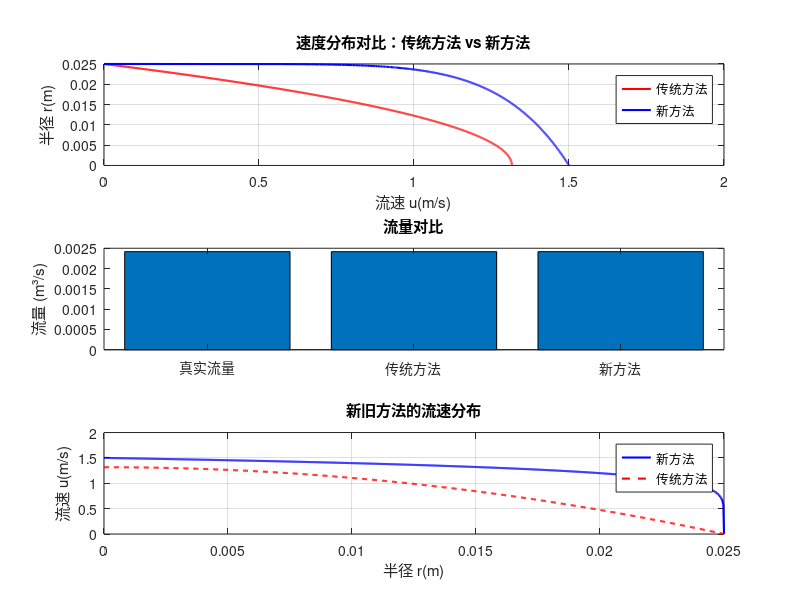

Here is the MATLAB script that generated this plot:
clc;
clear;
close all;

%% 参数设置
D = 0.05;            % 管道内径 (m)
R = D/2;             % 管道半径 (m)
c = 1482;            % 声速 (m/s)
theta = 45;          % 超声波传播角度 (度)
theta_rad = deg2rad(theta);
nu = 1.007e-6;       % 水的运动粘度 (m²/s)
rho = 1000;          % 水密度 (kg/m³)
u_m = 1.5;           % 平均流速 (m/s)
N = 1000;            % 径向离散点数

%% 计算雷诺数和流动状态
Re = (u_m * D) / nu;
if Re <= 2000
    flow_type = 'laminar';
elseif Re >= 4000
    flow_type = 'turbulent';
else
    flow_type = 'transition';  % 过渡流状态
end
fprintf('雷诺数 Re = %.2e, 流动状态: %s\n', Re, flow_type);

%% 生成速度分布模型
r = linspace(0, R, N);       % 径向坐标
s = r / R;                   % 归一化半径
dr = R / (N-1);              % 微元厚度

switch flow_type
    case 'laminar'
        % 层流：抛物线分布 (u = 2u_m(1 - (r/R)^2))
        u = 2 * u_m * (1 - s.^2);
        
    case 'turbulent'
        % 湍流：指数分布 (u = u_m(1 - r/R)^(1/n))
        % 根据Re插值获取n（论文表1数据）
        Re_table = [4e3, 2.56e4, 1.05e5, 2.06e5, 3.2e5, 3.84e5, 4.28e5];
        n_table = [6.0, 7.0, 7.3, 8.0, 8.3, 8.5, 8.6];
        n = interp1(Re_table, n_table, Re, 'linear', 'extrap');
        u = u_m * (1 - s).^(1/n);
        
    case 'transition'
        % 过渡流：分段线性模型
        % 假设在过渡流中，我们线性插值进行校正
        % 在过渡流区段内（Re介于2000和4000之间）：
        Re_table_transition = [2000, 4000];
        u_table_transition = [2 * u_m * (1 - (Re_table_transition(1)/D)^2), u_m * (1 - R/D)^(1/n)]; % 可以根据实际情况进行修改
        u = interp1(Re_table_transition, u_table_transition, Re, 'linear', 'extrap');
        
    otherwise
        error('流动状态未实现');
end

%% 真实流量计算（积分速度分布）
Q_real = 2*pi * trapz(r, u .* r);  % 积分: Q = ∫(0到R) u(r) * 2πr dr

%% 传统方法：线速度平均 + 校正因子
% 步骤1：计算线平均速度v_L（假设超声波路径为直径）
v_L = mean(u);  % 传统方法假设线速度为路径平均

% 步骤2：应用校正因子得到面平均速度v_S
switch flow_type
    case 'laminar'
        k = 0.75;  % 层流校正因子
    case 'turbulent'
        k = 2*n / (2*n + 1);  % 湍流校正因子
    case 'transition'
        k = 1.0; % 假设过渡流状态下的校正因子为1.0（可以根据实际情况进行调整）
end
v_S_traditional = k * v_L;

% 步骤3：计算流量
Q_traditional = pi * R^2 * v_S_traditional;

%% 新方法：积分速度分布直接计算面平均速度
% 步骤1：计算每个微元的传播时间差dΔT
% 时差法公式：ΔT = (2R/(u_m sinθ cosθ)) * ∫[1/(K - u/u_m) - 1/(K + u/u_m)] ds
K = c / (u_m * cos(theta_rad));
integrand = (1./(K - u/u_m) - 1./(K + u/u_m));
DeltaT = (2*R/(u_m * sin(theta_rad)*cos(theta_rad))) * trapz(s, integrand);

% 步骤2：根据ΔT计算线平均速度v_L_new（传统方法假设的ΔT） 
% v_L_new = (DeltaT * c^2 * sin(theta_rad)) / (4 * R * cos(theta_rad));

% 步骤3：直接积分速度分布得到面平均速度v_S_new
v_S_new = trapz(r, u .* r) * 2 / R^2;  % v_S = (2/R²)∫u(r) r dr

% 步骤4：计算流量
Q_new = pi * R^2 * v_S_new;

%% 结果对比
fprintf('=== 流量对比 ===\n');
fprintf('真实流量 Q_real = %.4f m³/s\n', Q_real);
fprintf('传统方法 Q_traditional = %.4f (误差 %.2f%%)\n', Q_traditional, 100*(Q_traditional-Q_real)/Q_real);
fprintf('新方法    Q_new        = %.4f (误差 %.2f%%)\n', Q_new, 100*(Q_new-Q_real)/Q_real);

%% 可视化

% 1. 传统方法与新方法的速度分布对比
figure;
subplot(3,1,1);
% 传统方法的速度分布
v_L_traditional = mean(u); % 传统方法的线速度
u_traditional = v_L_traditional * (1 - s.^2); % 近似传统方法速度分布
plot(u_traditional, r, 'r', 'LineWidth', 1.5);
hold on;
% 新方法的速度分布
plot(u, r, 'b', 'LineWidth', 1.5);
title('速度分布对比：传统方法 vs 新方法');
xlabel('流速 u(m/s)');
ylabel('半径 r(m)');
legend('传统方法', '新方法');
grid on;

% 2. 流量对比图
subplot(3,1,2);
bar([Q_real, Q_traditional, Q_new]);
set(gca, 'XTickLabel', {'真实流量', '传统方法', '新方法'}); 
title('流量对比');
ylabel('流量 (m³/s)');

% 3. 新旧方法的流速对比
subplot(3,1,3);
plot(r, u, 'b', 'LineWidth', 1.5);
hold on;
plot(r, u_traditional, 'r--', 'LineWidth', 1.5);
title('新旧方法的流速分布');
xlabel('半径 r(m)');
ylabel('流速 u(m/s)');
legend('新方法', '传统方法');
grid on;

%% 误差分析
error_traditional = abs(Q_traditional - Q_real) / Q_real * 100;
error_new = abs(Q_new - Q_real) / Q_real * 100;
fprintf('\n=== 误差分析 ===\n');
fprintf('传统方法误差: %.2f%%\n', error_traditional);
fprintf('新方法误差:    %.2f%%\n', error_new);
